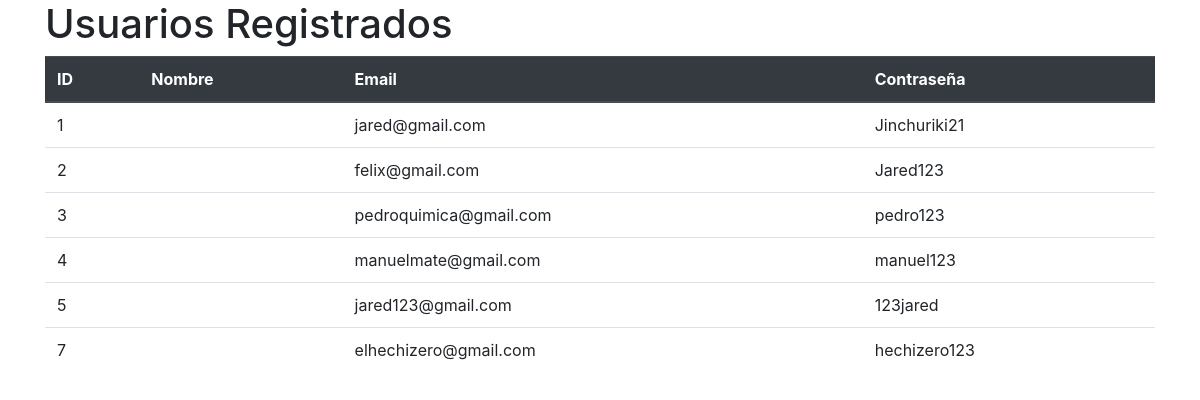
/mostrar.php, run on the app's committed database.
### tables this page shows
CREATE TABLE IF NOT EXISTS `datos` (
  `id` int NOT NULL AUTO_INCREMENT,
  `name` varchar(50) NOT NULL,
  `lastname` varchar(50) NOT NULL,
  `email` varchar(50) NOT NULL,
  `contraseña` varchar(300) NOT NULL,
  `id_cargo` int NOT NULL,
  `id_materia` int NOT NULL,
  PRIMARY KEY (`id`),
  KEY `id_cargo` (`id_cargo`),
  KEY `id_materia` (`id_materia`)
);

### mostrar.php (the view, shortened to what this page needs)
<link rel="stylesheet" href="https://stackpath.bootstrapcdn.com/bootstrap/4.3.1/css/bootstrap.min.css">
<html>
<head>
</head>
<body>
    <div class="container">
        <?php
        echo "<h1> Usuarios Registrados </h1>"
        ?>
        <table class="table">
            <thead class="thead-dark">
                <tr>
                    <th>ID</th>
                    <th>Nombre</th>
                    <th>Email</th>
                    <th>Contraseña</th>
                </tr>
            </thead>
            <tbody>
                <?php
                include("conexion.php");
                $query = "SELECT * FROM datos";
                $resultado = $conexion->query($query);
                while ($row = $resultado->fetch_assoc()) {
                ?>
                    <tr>
                        <td> <?php echo $row['id']; ?></td>
                        <td> <?php echo $row['user']; ?> </td>
                        <td> <?php echo $row['email']; ?> </td>
                        <td><?php echo $row['contraseña'] ?></td>
                    </tr>
                    <?php
                }
                    ?>
            </tbody>
        </table>
    </div>
</body>
</html>

### data on the page
datos: id "1", email "jared@gmail.com", contraseña "Jinchuriki21"
datos: id "2", email "felix@gmail.com", contraseña "Jared123"
datos: id "3", email "pedroquimica@gmail.com", contraseña "pedro123"
datos: id "4", email "manuelmate@gmail.com", contraseña "manuel123"
datos: id "5", email "jared123@gmail.com", contraseña "123jared"
datos: id "7", email "elhechizero@gmail.com", contraseña "hechizero123"
